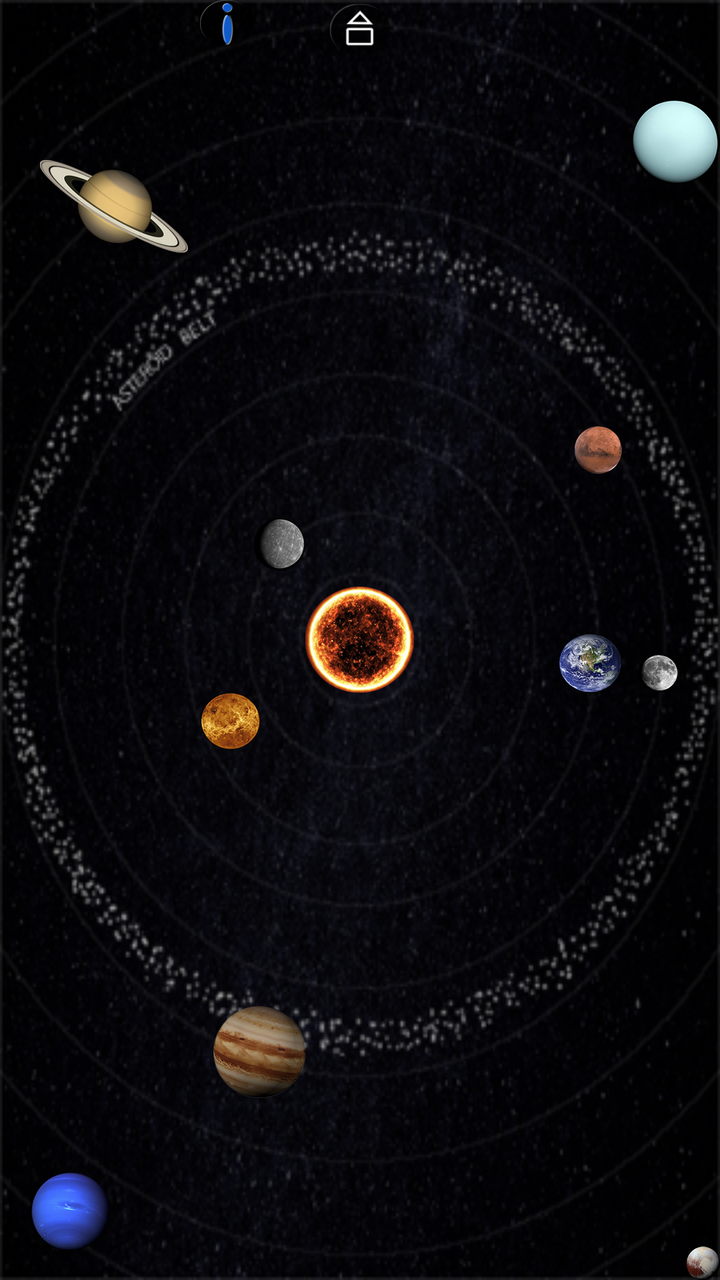
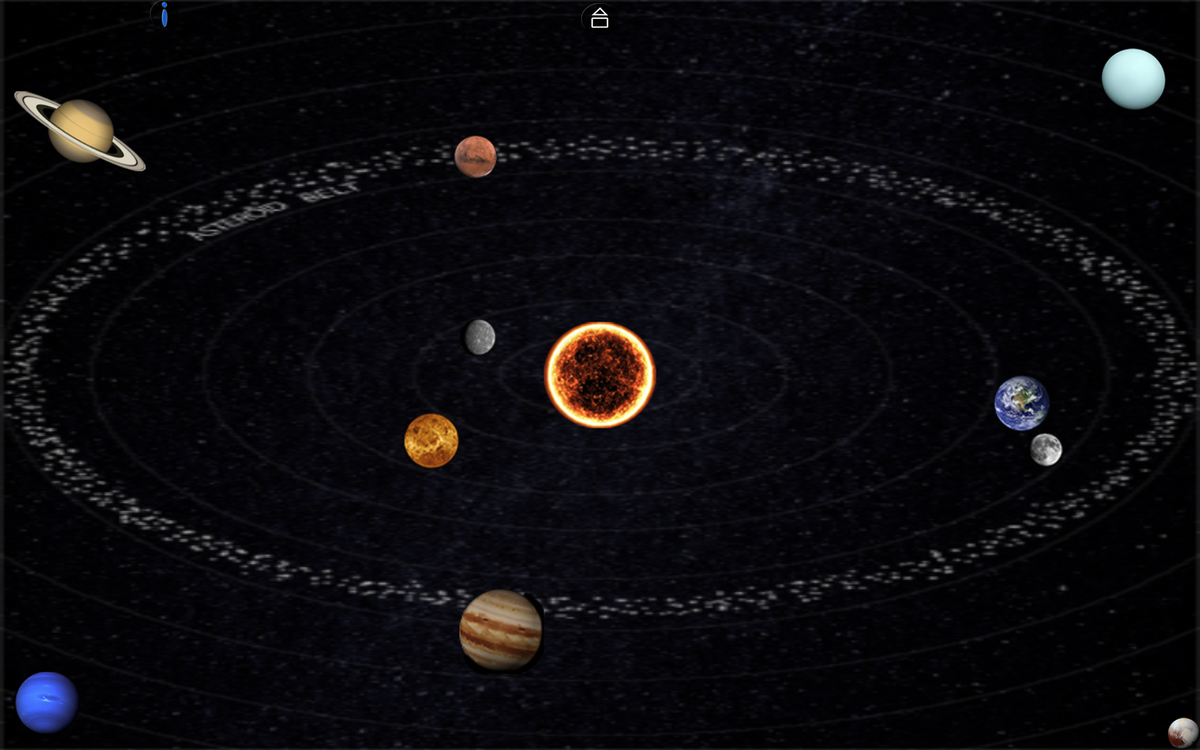

The same Android screen from two of the app's own layout files: first res/layout/ as a phone draws it, then the repository's variant for another configuration, drawn on a device whose configuration selects that folder. Both files follow.
<!-- AndroidManifest.xml: application theme AppTheme -->
<!-- res/layout/activity_map.xml -->
<?xml version="1.0" encoding="utf-8"?>
<RelativeLayout xmlns:android="http://schemas.android.com/apk/res/android"
    xmlns:tools="http://schemas.android.com/tools"
    android:layout_width="match_parent"
    android:layout_height="match_parent"
    android:background="@drawable/map_background"
    tools:context="com.rorysoft.solarmap.Map"
    android:id="@+id/map_layout">

    <ImageView
        android:id="@+id/homeButton"
        android:layout_width="30dp"
        android:layout_height="30dp"
        android:src="@drawable/home_button"
        android:layout_centerHorizontal="true"/>

    <ImageView
        android:id="@+id/musicToggle"
        android:layout_width="wrap_content"
        android:layout_height="wrap_content"
        android:layout_alignParentRight="true"
        android:layout_alignParentEnd="true"
        android:layout_marginRight="100dp"
        android:layout_marginEnd="100dp"/>

    <ImageView
        android:id="@+id/infoButton"
        android:layout_width="wrap_content"
        android:layout_height="wrap_content"
        android:src="@drawable/info_button"
        android:layout_alignParentTop="true"
        android:layout_marginLeft="100dp"
        android:layout_marginStart="100dp"
        />

    <ImageView
        android:id="@+id/mercury"
        android:layout_width="wrap_content"
        android:layout_height="wrap_content"
        android:layout_above="@+id/sun"
        android:layout_toLeftOf="@+id/sun"
        android:layout_toStartOf="@+id/sun"
        android:layout_marginBottom="8dp"
        android:src="@drawable/mercury" />

    <ImageView
        android:id="@+id/sun"
        android:layout_width="wrap_content"
        android:layout_height="wrap_content"
        android:layout_centerHorizontal="true"
        android:layout_centerVertical="true"
        android:adjustViewBounds="true"
        android:clickable="true"
        android:src="@drawable/sun" />

    <ImageView
        android:id="@+id/earth"
        android:layout_width="wrap_content"
        android:layout_height="wrap_content"
        android:layout_alignBottom="@+id/sun"
        android:layout_alignParentEnd="true"
        android:layout_alignParentRight="true"
        android:layout_marginEnd="49dp"
        android:layout_marginRight="41dp"
        android:adjustViewBounds="true"
        android:src="@drawable/earth" />

    <ImageView
        android:id="@+id/moon"
        android:layout_width="wrap_content"
        android:layout_height="wrap_content"
        android:layout_alignParentRight="true"
        android:layout_alignParentEnd="true"
        android:layout_alignBottom="@+id/earth"
        android:layout_marginRight="20dp"
        android:layout_marginEnd="20dp"
        android:adjustViewBounds="true"
        android:src="@drawable/moon" />

    <ImageView
        android:id="@+id/jupiter"
        android:layout_width="wrap_content"
        android:layout_height="wrap_content"
        android:layout_alignEnd="@+id/mercury"
        android:layout_alignParentBottom="true"
        android:layout_alignRight="@+id/mercury"
        android:layout_marginBottom="91dp"
        android:adjustViewBounds="true"
        android:src="@drawable/jupiter" />

    <ImageView
        android:id="@+id/mars"
        android:layout_width="wrap_content"
        android:layout_height="wrap_content"
        android:adjustViewBounds="true"
        android:src="@drawable/mars"
        android:layout_marginBottom="22dp"
        android:layout_above="@+id/mercury"
        android:layout_alignRight="@+id/earth"
        android:layout_alignEnd="@+id/earth" />

    <ImageView
        android:id="@+id/neptune"
        android:layout_width="wrap_content"
        android:layout_height="wrap_content"
        android:layout_alignParentBottom="true"
        android:layout_alignParentLeft="true"
        android:layout_alignParentStart="true"
        android:layout_margin="15dp"
        android:adjustViewBounds="true"
        android:src="@drawable/neptune" />

    <ImageView
        android:id="@+id/pluto"
        android:layout_width="wrap_content"
        android:layout_height="wrap_content"
        android:layout_alignParentBottom="true"
        android:layout_alignParentRight="true"
        android:layout_alignParentEnd="true"
        android:adjustViewBounds="true"
        android:src="@drawable/pluto" />

    <ImageView
        android:id="@+id/saturn"
        android:layout_width="wrap_content"
        android:layout_height="wrap_content"
        android:layout_alignParentTop="true"
        android:layout_marginTop="80dp"
        android:layout_marginLeft="20dp"
        android:layout_marginStart="20dp"
        android:adjustViewBounds="true"
        android:src="@drawable/saturn" />

    <ImageView
        android:id="@+id/uranus"
        android:layout_width="wrap_content"
        android:layout_height="wrap_content"
        android:layout_alignParentRight="true"
        android:layout_alignParentEnd="true"
        android:layout_marginTop="50dp"
        android:adjustViewBounds="true"
        android:src="@drawable/uranus" />

    <ImageView
        android:id="@+id/venus"
        android:layout_width="wrap_content"
        android:layout_height="wrap_content"
        android:adjustViewBounds="true"
        android:src="@drawable/venus"
        android:layout_below="@+id/earth"
        android:layout_alignLeft="@+id/infoButton"
        android:layout_alignStart="@+id/infoButton" />

    <RelativeLayout
        android:layout_width="wrap_content"
        android:layout_height="wrap_content"
        android:alpha="0.95"
        android:layout_centerVertical="true"
        android:layout_centerHorizontal="true"
        >
        <FrameLayout
            android:id="@+id/fragmentContainer"
            android:layout_width="wrap_content"
            android:layout_height="wrap_content"
            android:layout_centerInParent="true"
            android:paddingBottom="20dp"
            android:paddingLeft="10dp"
            android:paddingRight="10dp"
            android:paddingTop="20dp"/>
    </RelativeLayout>

</RelativeLayout>
<!-- resources referenced by this layout -->
<resources>
  <!-- drawable earth: png bitmap (drawable-hdpi, 9102 bytes) -->
  <!-- drawable home_button: png bitmap (drawable-mdpi, 4666 bytes) -->
  <!-- drawable info_button: png bitmap (drawable-hdpi, 4820 bytes) -->
  <!-- drawable jupiter: png bitmap (drawable-hdpi, 11424 bytes) -->
  <!-- drawable map_background: png bitmap (drawable-mdpi, 227216 bytes) -->
  <!-- drawable mars: png bitmap (drawable-hdpi, 6825 bytes) -->
  <!-- drawable mercury: png bitmap (drawable-hdpi, 4694 bytes) -->
  <!-- drawable moon: png bitmap (drawable-hdpi, 4679 bytes) -->
  <!-- drawable neptune: png bitmap (drawable-mdpi, 7220 bytes) -->
  <!-- drawable pluto: png bitmap (drawable-mdpi, 5611 bytes) -->
  <!-- drawable saturn: png bitmap (drawable-mdpi, 15088 bytes) -->
  <!-- drawable sun: png bitmap (drawable-mdpi, 15124 bytes) -->
  <!-- drawable uranus: png bitmap (drawable-mdpi, 6442 bytes) -->
  <!-- drawable venus: png bitmap (drawable-hdpi, 7955 bytes) -->
  <style name="AppTheme" parent="Theme.AppCompat.NoActionBar">
          
          <item name="colorPrimary">@color/colorPrimary</item>
          <item name="colorPrimaryDark">@color/colorPrimaryDark</item>
          <item name="colorAccent">@color/colorAccent</item>
      </style>
  <color name="colorPrimary">#3F51B5</color>
  <color name="colorPrimaryDark">#303F9F</color>
  <color name="colorAccent">#ffffff</color>
</resources>
<!-- res/layout-sw720dp-land/activity_map.xml (the repository's variant of the layout above) -->
<!-- drawn on a large tablet held sideways -->
<?xml version="1.0" encoding="utf-8"?>
<RelativeLayout xmlns:android="http://schemas.android.com/apk/res/android"
    xmlns:tools="http://schemas.android.com/tools"
    android:layout_width="match_parent"
    android:layout_height="match_parent"
    android:background="@drawable/map_background"
    tools:context="com.rorysoft.solarmap.Map"
    android:id="@+id/map_layout">

    <ImageView
        android:id="@+id/homeButton"
        android:layout_width="40dp"
        android:layout_height="40dp"
        android:src="@drawable/home_button"
        android:layout_centerHorizontal="true"/>

    <ImageView
        android:id="@+id/musicToggle"
        android:layout_width="35dp"
        android:layout_height="35dp"
        android:layout_alignParentRight="true"
        android:layout_alignParentEnd="true"
        android:layout_marginRight="160dp"
        android:layout_marginEnd="160dp"/>

    <ImageView
        android:id="@+id/infoButton"
        android:layout_width="30dp"
        android:layout_height="30dp"
        android:src="@drawable/info_button"
        android:layout_alignParentTop="true"
        android:layout_marginLeft="160dp"
        android:layout_marginStart="160dp"/>

    <ImageView
        android:id="@+id/mercury"
        android:layout_width="40dp"
        android:layout_height="40dp"
        android:src="@drawable/mercury"
        android:layout_alignTop="@+id/sun"
        android:layout_alignLeft="@+id/jupiter"
        android:layout_alignStart="@+id/jupiter" />

    <ImageView
        android:id="@+id/sun"
        android:layout_width="120dp"
        android:layout_height="120dp"
        android:layout_centerHorizontal="true"
        android:layout_centerVertical="true"
        android:adjustViewBounds="true"
        android:clickable="true"
        android:src="@drawable/sun" />

    <ImageView
        android:id="@+id/earth"
        android:layout_width="60dp"
        android:layout_height="60dp"
        android:adjustViewBounds="true"
        android:src="@drawable/earth"
        android:layout_alignBottom="@+id/sun"
        android:layout_alignRight="@+id/musicToggle"
        android:layout_alignEnd="@+id/musicToggle" />

    <ImageView
        android:id="@+id/moon"
        android:layout_width="40dp"
        android:layout_height="40dp"
        android:adjustViewBounds="true"
        android:src="@drawable/moon"
        android:layout_below="@+id/earth"
        android:layout_toLeftOf="@+id/uranus"
        android:layout_toStartOf="@+id/uranus"
        android:layout_marginRight="40dp"
        android:layout_marginEnd="40dp"/>

    <ImageView
        android:id="@+id/jupiter"
        android:layout_width="90dp"
        android:layout_height="90dp"
        android:adjustViewBounds="true"
        android:src="@drawable/jupiter"
        android:layout_above="@+id/neptune"
        android:layout_toLeftOf="@+id/sun"
        android:layout_toStartOf="@+id/sun"
        android:layout_marginBottom="-20dp"/>

    <ImageView
        android:id="@+id/mars"
        android:layout_width="45dp"
        android:layout_height="45dp"
        android:adjustViewBounds="true"
        android:src="@drawable/mars"
        android:layout_alignBottom="@+id/saturn"
        android:layout_alignRight="@+id/mercury"
        android:layout_alignEnd="@+id/mercury"
        android:layout_marginBottom="20dp"/>

    <ImageView
        android:id="@+id/neptune"
        android:layout_width="70dp"
        android:layout_height="70dp"
        android:layout_alignParentBottom="true"
        android:layout_alignParentLeft="true"
        android:layout_alignParentStart="true"
        android:layout_margin="15dp"
        android:adjustViewBounds="true"
        android:src="@drawable/neptune" />

    <ImageView
        android:id="@+id/pluto"
        android:layout_width="35dp"
        android:layout_height="35dp"
        android:layout_alignParentBottom="true"
        android:layout_alignParentRight="true"
        android:layout_alignParentEnd="true"
        android:adjustViewBounds="true"
        android:src="@drawable/pluto" />

    <ImageView
        android:id="@+id/saturn"
        android:layout_width="140dp"
        android:layout_height="140dp"
        android:adjustViewBounds="true"
        android:src="@drawable/saturn"
        android:layout_alignTop="@+id/uranus"
        android:layout_alignLeft="@+id/neptune"
        android:layout_alignStart="@+id/neptune"
        android:layout_marginTop="20dp"/>

    <ImageView
        android:id="@+id/uranus"
        android:layout_width="70dp"
        android:layout_height="70dp"
        android:layout_marginTop="50dp"
        android:adjustViewBounds="true"
        android:src="@drawable/uranus"
        android:layout_alignParentTop="true"
        android:layout_toLeftOf="@+id/pluto"
        android:layout_toStartOf="@+id/pluto" />

    <ImageView
        android:id="@+id/venus"
        android:layout_width="60dp"
        android:layout_height="60dp"
        android:adjustViewBounds="true"
        android:src="@drawable/venus"
        android:layout_alignBottom="@+id/moon"
        android:layout_toLeftOf="@+id/jupiter"
        android:layout_toStartOf="@+id/jupiter" />

    <RelativeLayout
        android:layout_width="match_parent"
        android:layout_height="match_parent"
        android:layout_centerHorizontal="true"
        android:layout_centerVertical="true"
        android:id="@+id/linearLayout2"
        android:alpha="0.95">

    <FrameLayout
        android:id="@+id/fragmentContainer"
        android:layout_width="match_parent"
        android:layout_height="match_parent"
        android:padding="30dp"
        />
    </RelativeLayout>
</RelativeLayout>
